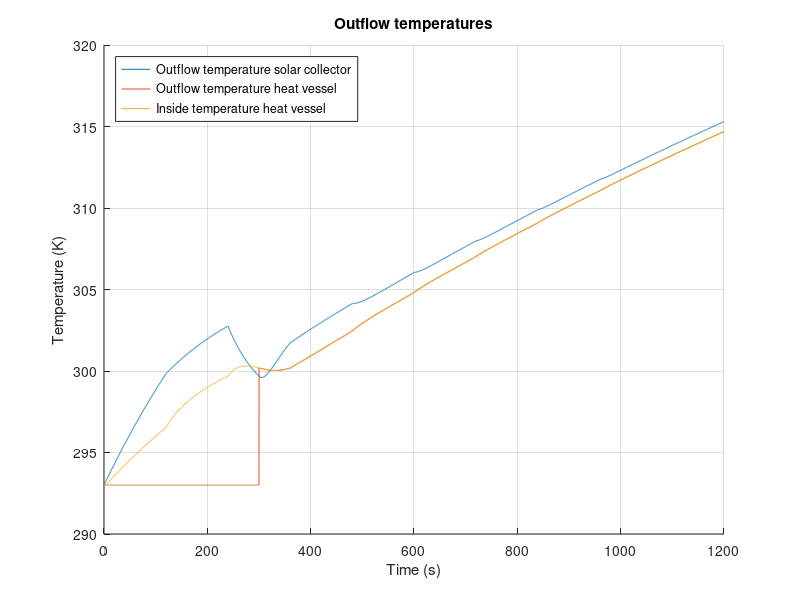

Write the MATLAB code that produced this figure.
%%%%%%%%%%%%%%%%%%%%%%%%%%%%%%%%%%%%%%%%%%%%
% Matlab model for Solar Collector Group 10%
%%%%%%%%%%%%%%%%%%%%%%%%%%%%%%%%%%%%%%%%%%%%
clc;
clear;
close all;
%%
%%%%%%%%%%%
%Constants%
%%%%%%%%%%%
%Natural costants:
    sigma = 5.67*10^(-8);                       %Stefan-Boltzmann constant
    v_out = 4.5;                                %Velocity of air outside the solar collector [m/s]
    v_in = 0;                                   %Velocity of air inside the solar collector [m/s]
%Emissivity
    e_Cu = 0.22;                                %Copper tube, value 0.052
    e_glass = 0.94;
    e_PVC = 0.91;                               %PVC tube
    e_foam = 0.9;                               %foam foil
    e_Al = 0.04;                                %Aluminum tape
    e_paint = 0.95;                             %Emissivity of black paint (for comparison)
    e_wood = 0.94;
    e_CuMatte = 0.22;                           %Emissivity of the copper tube after making it less reflective (for comparison)
%Thermal conductivity
    k_air = 0.026;                              %Air [W/(m*K)]
    k_tempex =0.03;                             %Tempex plate [W/(m*K)]
    k_Cu = 400;                                 %Copper tube [W/(m*K)]
    k_wood = 0.12;                              %Wood casing [W/(m*K)]
    k_Po = 0.13;                                %Polyurethane tube [W/(m*K)]
    k_PVC = 0.19;                               %PVC thermal conduc [W/(m*K)]
    k_foil = 0.04;                              %Polyethylene foam foil [W/(m*K)]
    k_glass = 0.78;                             %Thermal conductivity of the glass plate [W/(m*K)]
%Heat transfer coefficient
    h_out_air = 10.45 - v_out + 10*(v_out)^(1/2);%Outside solar collector air [W/(m^2*K)]
    h_in_air = 10.45 - v_in + 10*(v_in)^(1/2);  %Inside solar collector air [W/(m^2*K)]
    h_air = 2.5;                                %Still standing 298K air [W/(m^2*K)]
%Specific heat
    c_water = 4186;                             %Specific heat water [J/kgK]
    c_Cu = 386;                                 %Specific heat copper [J/kgK]
    c_Al = 922;                                 %Specific heat aluminium[J/kgK]
    c_air = 1007;                               %Specific heat air[J/kgK]
%Measurements
    D_Cu = 0.012;                               %Diameter of the copper tube [m]
    D_PolyTube = 0.008;                         %Diameter of the polyurathane pump tubes [m]
    R_Cu1 = 0.005;                              %Inner radius of the copper tube [m]
    R_Cu2 = 0.006;                              %Outer radius of  the copper tube [m]
    V_air = 0.04911;                            %Volume of the air in the solar collector [m^3]
    V_Al = 8.96*10^(-5);                        %Total volume of the aluminum tape
    L_Cu_SC = 6.63;                             %Length of the copper tube in the solar collector [m]
    L_CuTube = 6.630;                           %Total length of tube that's exposed to the air [m]
    L_PolyTube1 = 3;                            %Total length of polyurathane pump tube 1 [m]
    L_PolyTube2 = 3;                            %Total length of polyurathane pump tube 2 [m]
    d_frame = 0.05;                             %Thickness of the pinewood frame [m]
%Measurements Heat storage vessel
    D_pvc = 0.050;                              %Diameter PVC tube [m]
    R_pvcThick = 0.0018;                        %PVC wall thickness
    R_pvc1 = (D_pvc/2) - R_pvcThick;            %Inner Radius PVC tube [m]
    R_pvc2 = (D_pvc/2);                         %Outer Radius PVC tube [m]
    N_insLayers = 6;                            %Number of insulating polyethylene foam foil layers [m]
    R_polyFoil = N_insLayers * 0.003;           %Radius thickness polyethylene foam foil [m]
    L_Tube_HV = 0.71;                               %PVC length [m]
%Measurements for in- and outlet connectors
    D_Po = 0.012;                               %Diameter of the polyurethane tube [m]
    R_Po1 = 0.004;                              %Inner radius of the polyurethane tube [m]
    R_Po2 = 0.006;                              %Outer radius of the polyurethane tube [m]
    L_Tube_HV_to_SC = 3;                        %Half of general setup length, HV to SC [m]
    L_Tube_SC_to_HV = 3;                        %Half of general setup length, SC to HV [m]
%Areas
    A_RadCu = 4*D_Cu*1.4+3*0.5*0.25*pi*(0.0898^2-0.0778^2)+2*0.012*0.15; %Sunlit area of the copper tube [m^2]
    A_RadAl = 0.670*1.4 - 4*0.012*1.4;                      %Sunlit area of the aluminum troughs [m^2]
    A_AirCu = 1.4*pi*D_Cu + 3*4.9594762*10^(-3) + 0.05*pi*D_Cu + 2*0.1*pi*D_Cu; %Area of the copper tube that's exposed to the air [m^2]
    A_AirTape = 1.971;                                      %Area of the aluminum tape that is exposed to the air [m^2]
    A_AirSS = 2*(1.64*0.67)+2*(0.67*0.065)+2*(0.065*1.72);  %Area of solar collector that is exposed to the air [m^2]
    A_frame = 2*(0.67*0.065)+2*(0.065*1.72);                %Area of sides touching pinewood [m^2]
    A_HV = 2*pi*(R_pvc2+R_polyFoil)*L_Tube_HV;              %Area of heat vessel [m^2] %%%%CHECK THIS
%Intensity
    I_sun = 1000;                               %Intensity of the artificial sun [W/m^2]
    I_glass = 950;                              %Intensity after absorption of glass plate [W/m^2]
%Temperatures
    T_sur = 293;                                %Temperature of the surroundings [K]
    T_in = 293;                                 %Temperature of the incoming water [K]
%Density
    rho_w = 1000;                               %Density of water [kg/m^3]
    rho_Cu = 8.3*10^3;                          %Density of copper [kg/m^3]
    rho_air = 1.29;                             %Density of air [kg/m^3]
    rho_Al = 2.70*10^3;                         %Density of aluminum [kg/m^3]
%Variables
    test_length = 20;                           %Given time in test [minutes]
    flowrate = 0.1;                             %Initial flowrate [L/min]
%%
%%%%%%%%%%%%%%
%Calculations%
%%%%%%%%%%%%%%
%%Aluminium reflection and absorption rates%%
dQdt_RadAl = (1-e_Al)*A_RadAl*I_glass;                                      %Energy that is reflected by the aluminum tape [W]
dQdt_RadAl_in = (e_Al)*A_RadAl*I_glass;                                     %Energy that is absorbed by the aluminum tape [W]
dQdt_RadCu = e_Cu*A_RadCu*I_glass + e_Cu*dQdt_RadAl;                        %Energy that is absorbed by the copper tube due to radiation [W]

%%Length of simulation%%
t_end = test_length*60;                                                     %End time [s]
t_step = 0.1;                                                               %Step size [s]
Steps = t_end/t_step;                                                       %Amount of steps

%%HEAT VESSEL%%
T_HV_table = zeros(3,Steps+1);                                              %Heat vessel table for data logging
T_HV_table(1,:) = 0:t_step:t_end;
T_HV_out=T_in;                                                              %Beginning temperature of water in the heat vessel [K]
m_SC_water = 0.512;                                                         %Max mass of water in the solar collector [kg]
m_HV_water = 1.2;                                                           %Max mass of water in the heat vessel  [kg]
m_out_tube =1/4*pi*((D_Po -2*0.002)^2)*L_Tube_HV_to_SC ;                    %Max mass of water in the outlettubing [kg]
m_hv_frac = 0;                                                              %Initial fraction hot water to cold water [-]

%%Thermocline HV start values%%
m_HV_new = 0;                                                               %Starting mass of hot water in HV  [kg]
m_HV_old = m_HV_water;                                                      %Starting mass of cold water in HV [kg]
T_HV_inside = T_in;                                                         %Starting temperature HV [K]

%%Tube Heat vessel --> Solar Collector%%
m_PolyTube1_water = (1/4)*pi*D_PolyTube^2*L_PolyTube1*rho_w;                %Maximum amount of water in the tube [kg]
T_SC_in = T_in;                                                             %Starting temperature [K]

%%SOLAR COLLECTOR%%
T_SC_table = zeros(3,Steps+1);                                              %Solar collector table for data logging
T_SC_table(1,:) = 0:t_step:t_end;
T_SC_out=T_in;                                                              %Beginning temperature of water in the solar collector [K]

%SC glass plate calculations
d_glass = 0.004;                                                            %Thickness of the glass plate [m]
A_glass = 0.67*(1.640+0.080);                                               %Area of the glass plate [m]

%%Tube Solar Collector --> Heat vessel%%
m_PolyTube2_water = (1/4)*pi*D_PolyTube^2*L_PolyTube2*rho_w;                %Maximum amount of water in the tube [kg]
T_HV_in = T_in;                                                             %Starting temperature [K]

%%General%%
m_Cu = (L_Cu_SC*pi*R_Cu2^2 - L_Cu_SC*pi*R_Cu1^2)*rho_Cu;                    %Mass of the copper tube in the solar collector [kg]
m_air = rho_air*V_air;                                                      %Mass of the air in the solar collector [kg]
m_Al = rho_Al*V_Al;                                                         %Total mass of the aluminum tape [kg]
T_air = T_in;                                                               %Starting temperature of the air [K]
T_Al = T_in;                                                                %Starting temperature of the aluminum tape [K]
m_flow = (flowrate/60/1000)*rho_w*t_step;                                   %Mass of water inflow from pump during t_step [kg]
%%
for t=0:t_step:t_end
    %%Variable flowrate
    if (120<t && t<1080)
           xStart = 0.2;
           d_frame = 0.4;
           N = 8;
           pump = xStart + (0:N-1)*d_frame;
           flowrate = pump(round((t-60)/120));
           m_flow = (flowrate/60/1000)*rho_w*t_step;                        %Mass of water inflow from pump during t_step [kg]
    elseif (1080<t && t<1200)
           flowrate = 3;
           m_flow = (flowrate/60/1000)*rho_w*t_step;                        %Mass of water inflow from pump during t_step [kg]
    end
    %%
    %%%%%%%%%%%%%%%%%%%%%%%%%%%%%%%%%%%%%%%%
    %       Equations for the vessel       %
    %%%%%%%%%%%%%%%%%%%%%%%%%%%%%%%%%%%%%%%%    
    %%%%%Insulation heat loss%%%%
    R_HV_PVC_cond = R_pvc1/(k_PVC*(2*pi*R_pvc2*L_Tube_HV));                     %Thermal resitance of conduction through PVC [K/W]
    R_HV_ins_Cond =  (log((R_pvc2 + R_polyFoil)/R_pvc2)) / (k_foil*A_HV);   %Thermal resitance of conduction through poly foam foil [K/W]
    R_HV_ins_Conv = 1 / (h_air*A_HV);                                       %Thermal resitance of convection outside poly foam foil [K/W]
    HL_RadOut_PVC = e_PVC * sigma * A_HV * (T_HV_inside^4 - T_sur^4);   %Heat loss due to radiation PVC [W]
    HL_RadOut_foam = e_foam * sigma * A_HV * (T_HV_inside^4 - T_sur^4); %Heat loss due to radiation foam foil [W]
    R_HV_ins_total = R_HV_PVC_cond + R_HV_ins_Cond + R_HV_ins_Conv;         %Total thermal resistance in series [K/W]
    %Total heat flow through insulation multiplied with fraction hot water
    dQdt_HV_insulation = m_hv_frac*(-((T_HV_inside - T_sur ) / R_HV_ins_total)-HL_RadOut_PVC-HL_RadOut_foam);   
    
    %%%%%End caps heat loss%%%%
    R_HV_cap_Conv = 1 /h_air*pi*(R_pvc2+R_pvcThick).^2;                     %Thermal resistance due to convection on end caps [K/W]
    R_HV_cap1 = R_pvcThick / (k_PVC * (pi*R_pvc2).^2);                      %Thermal resistance end-cap [K/W]
    R_HV_cap2 = R_HV_cap1;                                                  %Thermal resistance upper end cap [K/W]
    if m_hv_frac == 1
        %If heatvessel is full of hot water, heat loss from both end caps is presumed
        R_HV_caps_total = R_HV_cap1 + R_HV_cap2 + 2*R_HV_cap_Conv;
        dQdt_HV_caps = -((T_HV_inside - T_sur ) / R_HV_caps_total);
    else
        %If hot water not at bottom HV, only 1 end-cap
        R_HV_caps_total = R_HV_cap1 + R_HV_cap_Conv;                        
        dQdt_HV_caps = -((T_HV_inside - T_sur ) / R_HV_caps_total);
    end
    
    %%%%Total heat flow storage vessel%%%%
    dQdt_HV_total = dQdt_HV_insulation + dQdt_HV_caps;                      %Total heat flow storage vessel [W/m^2]
    
    %%%%Calculate internal temperature%%%%
    delta_T = (dQdt_HV_total*t_step/(m_HV_water*c_water));                  %Resulting delta T of heat flow [K]
    T_HV_inside = T_HV_inside+delta_T;                                      %Resulting internal temperature [K]
    
    %%%%Thermocline effect%%%% 
    if (m_HV_new < m_HV_water)                                              % Cold region thermocline provides outlfow HV
        m_HV_new = m_HV_new + m_flow;
        T_HV_inside = (m_flow*T_HV_in + T_HV_inside*m_HV_new)/(m_HV_new + m_flow);
        m_hv_frac = m_HV_new / m_HV_water;                                  %Fraction hot to cold water in HV
        m_HV_old = m_HV_old - m_flow;
        T_HV_out = T_in;                                                    %Resulting temperature outlfow if full of hot water
    else                                                                    %Thermocline when cold water has been dispersed
        T_HV_inside = (m_flow*T_HV_in + T_HV_inside*m_HV_new)/(m_HV_new + m_flow);
        m_hv_frac = 1;                                                      %Fraction of cold water to hot water is 1, used for heat losses in HV
        T_HV_out = T_HV_inside;                                             %Resulting temperature outlfow if not full of hot water
    end
    
    %%%%Log HV data for plotting%%%%
    Column = round((1/t_step)*t+1);                                         %Table time step counter
    T_HV_table(2,Column)=T_HV_out;                                          %Assign value for T_HV_out to the right space
    T_HV_table(3,Column)=dQdt_HV_total;                                     %Assign value for dQdt_HV_total to the right space
    T_HV_table(4,Column)=T_HV_inside;                                       %Assign value for inside temperature heat vessel
    
    %%
    %%%%%%%%%%%%%%%%%%%%%%%%%%%%%%%%%%%%%%%%
    %Tube 1 Heat vessel --> Solar collector%
    %%%%%%%%%%%%%%%%%%%%%%%%%%%%%%%%%%%%%%%%
    %%%%Inflow temperature%%%%
    m_PolyTube1_old = m_PolyTube1_water - m_flow;                           %Mass of water from t-t_step [kg]
    m_PolyTube1_new = m_flow;                                               %Mass of water added to the heat vessel during t_step [kg]
    T_SC_in = (m_PolyTube1_old*T_SC_in + m_PolyTube1_new*T_HV_out)/(m_PolyTube1_old+m_PolyTube1_new); %Inflow temperature [K] 
    
    %%%%Thermal resistance%%%%
    R_tube_out_Cond =  (log(R_Po2 /R_Po1)) / ((2*pi*k_Po*L_Tube_HV_to_SC ));%Thermal resitance of conduction outlet tubing [K/W]
    R_tube_out_Conv = 1 / (h_air*(2*pi*R_Po2)*L_Tube_HV_to_SC) ;           %Thermal resitance of convection outlet tubing [K/W]
    R_tube_out_total = R_tube_out_Cond + R_tube_out_Conv;                  %Total thermal resistance in series [K/W]
    
    %%%%Total heat flowflow%%%%
    dQdt_PolyTube1_total = -((T_HV_out - T_sur ) / R_tube_out_total);       %Total heat flow HV to SC[W/m^2]
    
    %%%%Outflow temperature
    delta_T = (dQdt_PolyTube1_total*t_step/(m_PolyTube1_water*c_water));    %Resulting delta T of heat flow [K]
    T_SC_in = T_SC_in+delta_T;                                              %Resulting outflow temperature [K]
    
    %%
    %%%%%%%%%%%%%%%%%%%%%%%%%%%%%%%%%%%%%%%%
    %  Equations for the solar collector   %
    %%%%%%%%%%%%%%%%%%%%%%%%%%%%%%%%%%%%%%%%
    m_SC_old = m_SC_water - m_flow;                                         %Mass of water from t-t_step [kg]
    m_SC_new = m_flow;                                                      %Mass of water added to the solar collector during t_step [kg]
    T_SC_out = (m_SC_old*c_water*T_SC_out + m_Cu*c_Cu*T_SC_out + m_SC_new*c_water*T_SC_in)/(m_SC_old*c_water + m_Cu*c_Cu + m_SC_new*c_water);

    %%%Heat transfer mechanisms in the solar collector%%%	
    dtQt_RadOut = e_Cu * sigma * A_AirCu * (T_SC_out^4 - T_air^4);          %Heat loss due to radiation [W]                
    R_CondOut = (log(R_Cu2/R_Cu1)) / (2*pi*k_Cu*L_CuTube);                  %Thermal resistance due to conduction in the copper tube [K/W]
    R_Cu_conv = 1 / (h_air*A_AirCu);                                         %Thermal resistance due to convection [K/W]
    R_SC_total = R_CondOut + R_Cu_conv;                                     %The total of all the thermal resistances [K/W]
  
    %%%%Total heat flow solar collector%%%%
    dQdT_SC_tube = ((T_SC_out - T_air) / R_SC_total);
    dQdt_SC_total = dQdt_RadCu - dQdT_SC_tube - dtQt_RadOut;        %Total heat flow solar collector [W/m^2]
    
    %%%%Calculate internal temperature%%%%    
    delta_T = (dQdt_SC_total*t_step)/(m_SC_water*c_water + m_Cu*c_Cu);      %Resulting delta T of heat flow [K]
    T_SC_out=T_SC_out+delta_T;                                              %Resulting outflow temperature [K]
    
    %%%%Log SC data for plotting%%%%
    Column = round((1/t_step)*t+1);                                         %Table time step counter
    T_SC_table(2,Column)=T_SC_out;                                          %Assign value for T to the right space
    T_SC_table(3,Column)=delta_T;                                           %Assign value for T to the right space
    
    %%
    %%%%%%%%%%%%%%%%%%%%%%%%%%%%%%%%%%%%%%%%
    %Tube 2 Solar collector --> Heat vessel%
    %%%%%%%%%%%%%%%%%%%%%%%%%%%%%%%%%%%%%%%%
    m_PolyTube2_old = m_PolyTube1_water - m_flow;                           %Mass of water from t-t_step [kg]
    m_PolyTube2_new = m_flow;                                               %Mass of water added to the heat vessel during t_step [kg]
   
    T_HV_in = (m_PolyTube2_old*T_HV_in + m_HV_new*T_SC_out)/(m_PolyTube2_old+m_HV_new); %Average internal HV temperature with inflow from SC [K]
    
    R_tube_in_Cond =  (log(R_Po2 /R_Po1)) / ((2*pi*k_Po*L_Tube_SC_to_HV )); %Thermal resitance of conduction inlet tubing [K/W]
    R_tube_in_Conv = 1 / (h_air*(2*pi*R_Po2)*L_Tube_SC_to_HV) ;             %Thermal resitance of convection inlet tubing [K/W]
    R_tube_in_total = R_tube_in_Cond + R_tube_in_Conv;                      %Total thermal resistance in series [K/W]
    
    %%%%Total flow
    dQdt_PolyTube2_total = -((T_HV_in - T_sur ) / R_tube_in_total);         %Total heat flow general setup SC to HV [W/m^2]

    delta_T = (dQdt_PolyTube2_total*t_step/(m_PolyTube2_water*c_water));    %Resulting delta T of heat flow [K]
    T_HV_in = T_HV_in+delta_T;                                              %Resulting outflow temperature [K]
        
    %%
    %%%%%%%%%%%%%%%%%%%%%%%%%%%%%%%%%%%%%%%%
    %            Air Temperature           %
    %%%%%%%%%%%%%%%%%%%%%%%%%%%%%%%%%%%%%%%%
    %To calculate dQdt_air_total, first the temperature of the aluminum tape has to be determined:
    dQdt_Al_conv = h_air*A_AirTape*(T_Al-T_air);                            %Convective heat loss aluminium tape [W/m^2]
    dQdt_Al_total = dQdt_RadAl_in - dQdt_Al_conv;                           %Total heat flow aluminium tape [W/m^2]
    delta_T = (dQdt_Al_total*t_step)/(m_Al*c_Al);                           %Resulting delta T aluminium tape [K]
    T_Al = T_Al + delta_T;                                                  %Temperature aluminium tape after delta T [K]

    %Air temperature:
    dQdt_CondEnv = -(k_wood * A_frame * (T_air - T_sur))/d_frame;               %Heat flow to the environment through the wood by conduction [W/m^2]
    dQdt_CondGlass = -(k_glass*A_glass*(T_air - T_sur))/d_glass;           %Heat flow to the environment through the glass by conduction [W/m^2]
    dQdt_air_total = dQdt_Al_conv + dQdt_CondEnv + dQdt_CondGlass + dQdT_SC_tube; %Total heat flow air inside solar collector [W/m^2]
     
    delta_T = (dQdt_air_total*t_step)/(m_air*c_air);                        %Resulting delta T of heat flow [K]
    T_air = T_air + delta_T;                                                %Resulting air temperature [K]
    
end
%%
%%%%%%%%%%
%Plotting%
%%%%%%%%%%

t_var=T_SC_table(1,:);          %Time variable
T_SC_var=T_SC_table(2,:);       %Outflow temperature solar collector
T_HV_var=T_HV_table(2,:);       %Outflow temperature heat vessel
T_HV_inside = T_HV_table(4,:);  %Inside temperature heat vessel

hold on
grid on

plot(t_var,T_SC_var);
plot(t_var,T_HV_var);
plot(t_var,T_HV_inside);
ylabel('Temperature (K)')

legend({'Outflow temperature solar collector','Outflow temperature heat vessel','Inside temperature heat vessel'}, 'Location','northwest')

xlim([0 t_end]);
xlabel('Time (s)')
title('Outflow temperatures')
saveas(gcf,'Outflow temperature.jpg')
